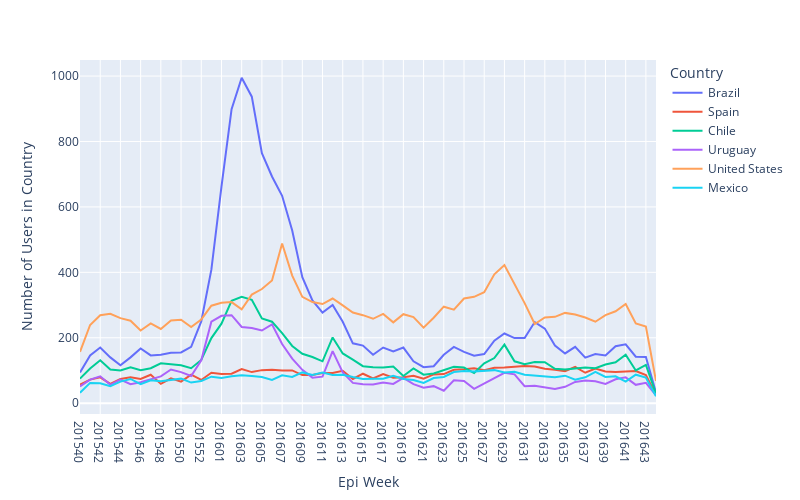

The cell this chart's notebook holds for it:
### Code cell
# Countries over Epi Weeks - users

import itertools

cepi = df.drop_duplicates(["username", "place_country", "epi_week"])
cepi = cepi.groupby(['place_country', "epi_week"])["username"].count().reset_index(name='counts')
cepi = cepi.sort_values(["epi_week"], ascending=True).reset_index(drop=True)

top_20 = common_countries.reset_index().rename({"country":"counts", "index":"country"},axis=1).loc[0:6,"country"].tolist()
#top_20 = cepi.place_country.value_counts().rename_axis('unique_values').reset_index(name='counts')
#top_20 = top_20.loc[0:20, "unique_values"].tolist()

import plotly.express as px

loc_p = cepi[(cepi.place_country.isin(top_20)) & (cepi.place_country != "Argentina")]
#loc_p = loc_p.groupby(['place_country', "epi_week"])["id"].count().reset_index(name='counts')
#loc_p = loc_p.sort_values(["epi_week"], ascending=True).reset_index(drop=True)

loc_temp = pd.DataFrame(list(product(loc_p.place_country.unique(), loc_p.epi_week.unique())), columns=['place_country', 'epi_week'])
loc_temp["counts"] = 0

loc_p = pd.concat([loc_p, loc_temp]).drop_duplicates(["place_country", "epi_week"])#, ignore_index=True)
loc_p = loc_p.sort_values(["epi_week"], ascending=True)


fig = px.line(loc_p, x="epi_week", y="counts", color="place_country",
                 labels={
                     "epi_week": "Epi Week",
                     "counts": "Number of Users in Country",
                     "place_country": "Country"},
             width=800,
             height=500)

fig.write_image("geotagged_users_country_epi_week.png")
fig.write_html("html/geotagged_users_country_epi_week.html")
fig.show()

### Figure 1 — Plotly figure (JSON) as saved in the notebook; plotly's stock layout.template omitted (floating-point values rounded to 4 significant figures)
{"data": [{"hovertemplate": "Country=Brazil<br>Epi Week=%{x}<br>Number of Users in Country=%{y}<extra></extra>", "legendgroup": "Brazil", "line": {"color": "#636efa", "dash": "solid"}, "marker": {"symbol": "circle"}, "mode": "lines", "name": "Brazil", "orientation": "v", "showlegend": true, "type": "scatter", "x": ["201540", "201541", "201542", "201543", "201544", "201545", "201546", "201547", "201548", "201549", "201550", "201551", "201552", "201553", "201601", "201602", "201603", "201604", "201605", "201606", "201607", "201608", "201609", "201610", "201611", "201612", "201613", "201614", "201615", "201616", "201617", "201618", "201619", "201620", "201621", "201622", "201623", "201624", "201625", "201626", "201627", "201628", "201629", "201630", "201631", "201632", "201633", "201634", "201635", "201636", "201637", "201638", "201639", "201640", "201641", "201642", "201643", "201644"], "xaxis": "x", "y": [94, 146, 170, 140, 116, 140, 167, 146, 148, 154, 155, 172, 250, 408, 662, 899, 995, 937, 764, 693, 634, 528, 385, 314, 277, 300, 249, 183, 176, 148, 170, 158, 170, 128, 110, 113, 148, 172, 157, 145, 150, 191, 213, 199, 199, 248, 228, 176, 152, 172, 139, 150, 146, 174, 180, 142, 141, 32], "yaxis": "y"}, {"hovertemplate": "Country=Spain<br>Epi Week=%{x}<br>Number of Users in Country=%{y}<extra></extra>", "legendgroup": "Spain", "line": {"color": "#EF553B", "dash": "solid"}, "marker": {"symbol": "circle"}, "mode": "lines", "name": "Spain", "orientation": "v", "showlegend": true, "type": "scatter", "x": ["201540", "201541", "201542", "201543", "201544", "201545", "201546", "201547", "201548", "201549", "201550", "201551", "201552", "201553", "201601", "201602", "201603", "201604", "201605", "201606", "201607", "201608", "201609", "201610", "201611", "201612", "201613", "201614", "201615", "201616", "201617", "201618", "201619", "201620", "201621", "201622", "201623", "201624", "201625", "201626", "201627", "201628", "201629", "201630", "201631", "201632", "201633", "201634", "201635", "201636", "201637", "201638", "201639", "201640", "201641", "201642", "201643", "201644"], "xaxis": "x", "y": [57, 72, 79, 59, 74, 79, 74, 87, 59, 76, 66, 87, 71, 93, 89, 90, 104, 95, 101, 102, 100, 100, 86, 86, 92, 92, 99, 74, 90, 76, 89, 78, 79, 84, 75, 88, 89, 102, 104, 107, 101, 108, 109, 112, 114, 112, 105, 102, 98, 111, 93, 106, 97, 95, 97, 98, 86, 25], "yaxis": "y"}, {"hovertemplate": "Country=Chile<br>Epi Week=%{x}<br>Number of Users in Country=%{y}<extra></extra>", "legendgroup": "Chile", "line": {"color": "#00cc96", "dash": "solid"}, "marker": {"symbol": "circle"}, "mode": "lines", "name": "Chile", "orientation": "v", "showlegend": true, "type": "scatter", "x": ["201540", "201541", "201542", "201543", "201544", "201545", "201546", "201547", "201548", "201549", "201550", "201551", "201552", "201553", "201601", "201602", "201603", "201604", "201605", "201606", "201607", "201608", "201609", "201610", "201611", "201612", "201613", "201614", "201615", "201616", "201617", "201618", "201619", "201620", "201621", "201622", "201623", "201624", "201625", "201626", "201627", "201628", "201629", "201630", "201631", "201632", "201633", "201634", "201635", "201636", "201637", "201638", "201639", "201640", "201641", "201642", "201643", "201644"], "xaxis": "x", "y": [75, 106, 131, 103, 100, 110, 101, 107, 122, 118, 116, 107, 132, 199, 243, 313, 325, 316, 259, 249, 214, 175, 151, 141, 128, 201, 152, 133, 113, 110, 109, 112, 83, 106, 87, 91, 100, 111, 109, 92, 122, 138, 179, 128, 119, 126, 125, 105, 103, 105, 109, 107, 118, 125, 148, 100, 117, 29], "yaxis": "y"}, {"hovertemplate": "Country=Uruguay<br>Epi Week=%{x}<br>Number of Users in Country=%{y}<extra></extra>", "legendgroup": "Uruguay", "line": {"color": "#ab63fa", "dash": "solid"}, "marker": {"symbol": "circle"}, "mode": "lines", "name": "Uruguay", "orientation": "v", "showlegend": true, "type": "scatter", "x": ["201540", "201541", "201542", "201543", "201544", "201545", "201546", "201547", "201548", "201549", "201550", "201551", "201552", "201553", "201601", "201602", "201603", "201604", "201605", "201606", "201607", "201608", "201609", "201610", "201611", "201612", "201613", "201614", "201615", "201616", "201617", "201618", "201619", "201620", "201621", "201622", "201623", "201624", "201625", "201626", "201627", "201628", "201629", "201630", "201631", "201632", "201633", "201634", "201635", "201636", "201637", "201638", "201639", "201640", "201641", "201642", "201643", "201644"], "xaxis": "x", "y": [51, 72, 82, 56, 72, 58, 64, 73, 82, 103, 95, 83, 131, 249, 267, 269, 233, 230, 222, 241, 181, 136, 102, 78, 81, 159, 94, 62, 58, 57, 63, 59, 77, 58, 47, 52, 38, 70, 68, 44, 60, 77, 93, 88, 52, 53, 47, 43, 50, 65, 69, 67, 59, 73, 79, 56, 62, 24], "yaxis": "y"}, {"hovertemplate": "Country=United States<br>Epi Week=%{x}<br>Number of Users in Country=%{y}<extra></extra>", "legendgroup": "United States", "line": {"color": "#FFA15A", "dash": "solid"}, "marker": {"symbol": "circle"}, "mode": "lines", "name": "United States", "orientation": "v", "showlegend": true, "type": "scatter", "x": ["201540", "201541", "201542", "201543", "201544", "201545", "201546", "201547", "201548", "201549", "201550", "201551", "201552", "201553", "201601", "201602", "201603", "201604", "201605", "201606", "201607", "201608", "201609", "201610", "201611", "201612", "201613", "201614", "201615", "201616", "201617", "201618", "201619", "201620", "201621", "201622", "201623", "201624", "201625", "201626", "201627", "201628", "201629", "201630", "201631", "201632", "201633", "201634", "201635", "201636", "201637", "201638", "201639", "201640", "201641", "201642", "201643", "201644"], "xaxis": "x", "y": [157, 239, 269, 273, 260, 252, 222, 244, 227, 253, 255, 233, 256, 298, 307, 309, 287, 332, 349, 375, 488, 390, 325, 309, 303, 320, 299, 277, 269, 258, 273, 247, 272, 263, 231, 261, 295, 286, 320, 325, 339, 394, 422, 365, 306, 242, 262, 264, 276, 271, 262, 249, 269, 281, 303, 244, 234, 68], "yaxis": "y"}, {"hovertemplate": "Country=Mexico<br>Epi Week=%{x}<br>Number of Users in Country=%{y}<extra></extra>", "legendgroup": "Mexico", "line": {"color": "#19d3f3", "dash": "solid"}, "marker": {"symbol": "circle"}, "mode": "lines", "name": "Mexico", "orientation": "v", "showlegend": true, "type": "scatter", "x": ["201540", "201541", "201542", "201543", "201544", "201545", "201546", "201547", "201548", "201549", "201550", "201551", "201552", "201553", "201601", "201602", "201603", "201604", "201605", "201606", "201607", "201608", "201609", "201610", "201611", "201612", "201613", "201614", "201615", "201616", "201617", "201618", "201619", "201620", "201621", "201622", "201623", "201624", "201625", "201626", "201627", "201628", "201629", "201630", "201631", "201632", "201633", "201634", "201635", "201636", "201637", "201638", "201639", "201640", "201641", "201642", "201643", "201644"], "xaxis": "x", "y": [32, 62, 61, 52, 66, 74, 58, 70, 67, 70, 75, 63, 68, 81, 77, 82, 85, 83, 80, 71, 85, 80, 94, 86, 94, 86, 87, 80, 74, 75, 75, 84, 74, 71, 62, 77, 80, 95, 98, 97, 99, 101, 94, 96, 87, 85, 83, 79, 84, 72, 79, 96, 80, 82, 66, 87, 78, 21], "yaxis": "y"}], "layout": {"height": 500, "legend": {"title": {"text": "Country"}, "tracegroupgap": 0}, "margin": {"t": 60}, "width": 800, "xaxis": {"anchor": "y", "autorange": true, "domain": [0, 1], "range": [0, 57], "title": {"text": "Epi Week"}, "type": "category"}, "yaxis": {"anchor": "x", "autorange": true, "domain": [0, 1], "range": [-33.11, 1049.0], "title": {"text": "Number of Users in Country"}, "type": "linear"}}}
